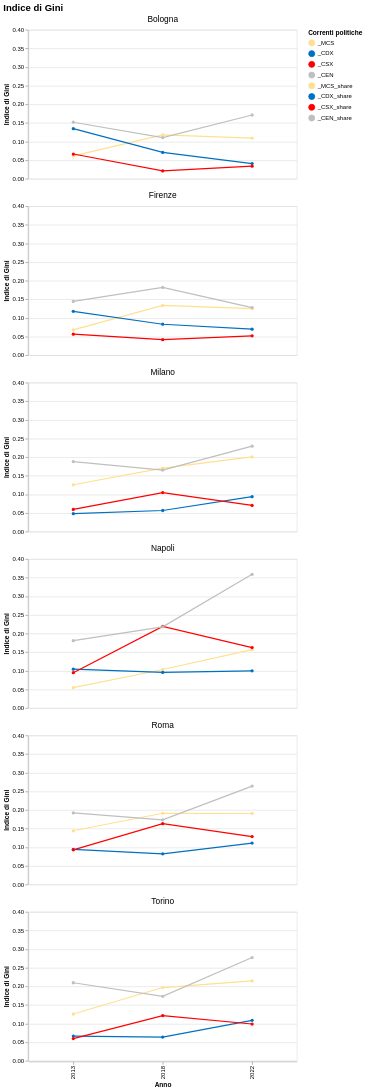

Here is the Vega-Lite specification saved for this chart:
### Vega-Lite specification from a JSON file in a GitHub repository (floating-point values rounded to 4 significant figures)
{"usermeta": {"embedOptions": {"theme": "fivethirtyeight"}}, "config": {"view": {"continuousWidth": 300, "continuousHeight": 300}}, "data": {"name": "data-15c0c5abaed957063ea17cd30a46f588"}, "facet": {"field": "CITY", "header": {"labelFontSize": 14}, "title": null, "type": "nominal"}, "spec": {"mark": {"type": "line", "point": true}, "encoding": {"color": {"field": "current", "scale": {"domain": ["_MCS", "_CDX", "_CSX", "_CEN", "_MCS_share", "_CDX_share", "_CSX_share", "_CEN_share"], "range": ["#fee090", "#0070C0", "#FF0000", "#BFBFBF", "#fee090", "#0070C0", "#FF0000", "#BFBFBF"]}, "title": "Correnti politiche", "type": "nominal"}, "tooltip": [{"field": "CITY", "title": "Città", "type": "nominal"}, {"field": "YEAR", "title": "Anno", "type": "ordinal"}, {"field": "current_share_gini", "format": ".3f", "title": "Indice di Gini", "type": "quantitative"}], "x": {"field": "YEAR", "title": "Anno", "type": "ordinal"}, "y": {"field": "current_share_gini", "title": "Indice di Gini", "type": "quantitative"}}, "height": 250, "width": 450}, "columns": 1, "title": {"text": "Indice di Gini", "fontSize": 16}, "$schema": "https://vega.github.io/schema/vega-lite/v5.20.1.json", "datasets": {"data-15c0c5abaed957063ea17cd30a46f588": [{"CITY": "Bologna", "YEAR": 2013, "current": "_MCS", "variable": "_MCS_share", "current_share_gini": 0.06139}, {"CITY": "Bologna", "YEAR": 2013, "current": "_CDX", "variable": "_CDX_share", "current_share_gini": 0.1346}, {"CITY": "Bologna", "YEAR": 2013, "current": "_CSX", "variable": "_CSX_share", "current_share_gini": 0.06653}, {"CITY": "Bologna", "YEAR": 2013, "current": "_CEN", "variable": "_CEN_share", "current_share_gini": 0.1519}, {"CITY": "Bologna", "YEAR": 2018, "current": "_MCS", "variable": "_MCS_share", "current_share_gini": 0.1177}, {"CITY": "Bologna", "YEAR": 2018, "current": "_CDX", "variable": "_CDX_share", "current_share_gini": 0.07075}, {"CITY": "Bologna", "YEAR": 2018, "current": "_CSX", "variable": "_CSX_share", "current_share_gini": 0.02112}, {"CITY": "Bologna", "YEAR": 2018, "current": "_CEN", "variable": "_CEN_share", "current_share_gini": 0.1106}, {"CITY": "Bologna", "YEAR": 2022, "current": "_MCS", "variable": "_MCS_share", "current_share_gini": 0.1093}, {"CITY": "Bologna", "YEAR": 2022, "current": "_CDX", "variable": "_CDX_share", "current_share_gini": 0.0408}, {"CITY": "Bologna", "YEAR": 2022, "current": "_CSX", "variable": "_CSX_share", "current_share_gini": 0.03379}, {"CITY": "Bologna", "YEAR": 2022, "current": "_CEN", "variable": "_CEN_share", "current_share_gini": 0.1713}, {"CITY": "Firenze", "YEAR": 2013, "current": "_MCS", "variable": "_MCS_share", "current_share_gini": 0.06785}, {"CITY": "Firenze", "YEAR": 2013, "current": "_CDX", "variable": "_CDX_share", "current_share_gini": 0.1178}, {"CITY": "Firenze", "YEAR": 2013, "current": "_CSX", "variable": "_CSX_share", "current_share_gini": 0.05649}, {"CITY": "Firenze", "YEAR": 2013, "current": "_CEN", "variable": "_CEN_share", "current_share_gini": 0.1444}, {"CITY": "Firenze", "YEAR": 2018, "current": "_MCS", "variable": "_MCS_share", "current_share_gini": 0.1337}, {"CITY": "Firenze", "YEAR": 2018, "current": "_CDX", "variable": "_CDX_share", "current_share_gini": 0.0832}, {"CITY": "Firenze", "YEAR": 2018, "current": "_CSX", "variable": "_CSX_share", "current_share_gini": 0.04162}, {"CITY": "Firenze", "YEAR": 2018, "current": "_CEN", "variable": "_CEN_share", "current_share_gini": 0.1819}, {"CITY": "Firenze", "YEAR": 2022, "current": "_MCS", "variable": "_MCS_share", "current_share_gini": 0.1248}, {"CITY": "Firenze", "YEAR": 2022, "current": "_CDX", "variable": "_CDX_share", "current_share_gini": 0.06993}, {"CITY": "Firenze", "YEAR": 2022, "current": "_CSX", "variable": "_CSX_share", "current_share_gini": 0.05194}, {"CITY": "Firenze", "YEAR": 2022, "current": "_CEN", "variable": "_CEN_share", "current_share_gini": 0.1279}, {"CITY": "Milano", "YEAR": 2013, "current": "_MCS", "variable": "_MCS_share", "current_share_gini": 0.1258}, {"CITY": "Milano", "YEAR": 2013, "current": "_CDX", "variable": "_CDX_share", "current_share_gini": 0.04816}, {"CITY": "Milano", "YEAR": 2013, "current": "_CSX", "variable": "_CSX_share", "current_share_gini": 0.05968}, {"CITY": "Milano", "YEAR": 2013, "current": "_CEN", "variable": "_CEN_share", "current_share_gini": 0.1881}, {"CITY": "Milano", "YEAR": 2018, "current": "_MCS", "variable": "_MCS_share", "current_share_gini": 0.1703}, {"CITY": "Milano", "YEAR": 2018, "current": "_CDX", "variable": "_CDX_share", "current_share_gini": 0.05674}, {"CITY": "Milano", "YEAR": 2018, "current": "_CSX", "variable": "_CSX_share", "current_share_gini": 0.1048}, {"CITY": "Milano", "YEAR": 2018, "current": "_CEN", "variable": "_CEN_share", "current_share_gini": 0.1652}, {"CITY": "Milano", "YEAR": 2022, "current": "_MCS", "variable": "_MCS_share", "current_share_gini": 0.2006}, {"CITY": "Milano", "YEAR": 2022, "current": "_CDX", "variable": "_CDX_share", "current_share_gini": 0.09396}, {"CITY": "Milano", "YEAR": 2022, "current": "_CSX", "variable": "_CSX_share", "current_share_gini": 0.07047}, {"CITY": "Milano", "YEAR": 2022, "current": "_CEN", "variable": "_CEN_share", "current_share_gini": 0.2294}, {"CITY": "Napoli", "YEAR": 2013, "current": "_MCS", "variable": "_MCS_share", "current_share_gini": 0.05475}, {"CITY": "Napoli", "YEAR": 2013, "current": "_CDX", "variable": "_CDX_share", "current_share_gini": 0.1043}, {"CITY": "Napoli", "YEAR": 2013, "current": "_CSX", "variable": "_CSX_share", "current_share_gini": 0.09481}, {"CITY": "Napoli", "YEAR": 2013, "current": "_CEN", "variable": "_CEN_share", "current_share_gini": 0.1809}, {"CITY": "Napoli", "YEAR": 2018, "current": "_MCS", "variable": "_MCS_share", "current_share_gini": 0.1034}, {"CITY": "Napoli", "YEAR": 2018, "current": "_CDX", "variable": "_CDX_share", "current_share_gini": 0.09576}, {"CITY": "Napoli", "YEAR": 2018, "current": "_CSX", "variable": "_CSX_share", "current_share_gini": 0.219}, {"CITY": "Napoli", "YEAR": 2018, "current": "_CEN", "variable": "_CEN_share", "current_share_gini": 0.218}, {"CITY": "Napoli", "YEAR": 2022, "current": "_MCS", "variable": "_MCS_share", "current_share_gini": 0.1568}, {"CITY": "Napoli", "YEAR": 2022, "current": "_CDX", "variable": "_CDX_share", "current_share_gini": 0.09984}, {"CITY": "Napoli", "YEAR": 2022, "current": "_CSX", "variable": "_CSX_share", "current_share_gini": 0.1623}, {"CITY": "Napoli", "YEAR": 2022, "current": "_CEN", "variable": "_CEN_share", "current_share_gini": 0.3591}, {"CITY": "Roma", "YEAR": 2013, "current": "_MCS", "variable": "_MCS_share", "current_share_gini": 0.1441}, {"CITY": "Roma", "YEAR": 2013, "current": "_CDX", "variable": "_CDX_share", "current_share_gini": 0.09415}, {"CITY": "Roma", "YEAR": 2013, "current": "_CSX", "variable": "_CSX_share", "current_share_gini": 0.09298}, {"CITY": "Roma", "YEAR": 2013, "current": "_CEN", "variable": "_CEN_share", "current_share_gini": 0.192}, {"CITY": "Roma", "YEAR": 2018, "current": "_MCS", "variable": "_MCS_share", "current_share_gini": 0.1911}, {"CITY": "Roma", "YEAR": 2018, "current": "_CDX", "variable": "_CDX_share", "current_share_gini": 0.08212}, {"CITY": "Roma", "YEAR": 2018, "current": "_CSX", "variable": "_CSX_share", "current_share_gini": 0.1632}, {"CITY": "Roma", "YEAR": 2018, "current": "_CEN", "variable": "_CEN_share", "current_share_gini": 0.1735}, {"CITY": "Roma", "YEAR": 2022, "current": "_MCS", "variable": "_MCS_share", "current_share_gini": 0.1906}, {"CITY": "Roma", "YEAR": 2022, "current": "_CDX", "variable": "_CDX_share", "current_share_gini": 0.1112}, {"CITY": "Roma", "YEAR": 2022, "current": "_CSX", "variable": "_CSX_share", "current_share_gini": 0.1285}, {"CITY": "Roma", "YEAR": 2022, "current": "_CEN", "variable": "_CEN_share", "current_share_gini": 0.2641}, {"CITY": "Torino", "YEAR": 2013, "current": "_MCS", "variable": "_MCS_share", "current_share_gini": 0.1259}, {"CITY": "Torino", "YEAR": 2013, "current": "_CDX", "variable": "_CDX_share", "current_share_gini": 0.06648}, {"CITY": "Torino", "YEAR": 2013, "current": "_CSX", "variable": "_CSX_share", "current_share_gini": 0.05992}, {"CITY": "Torino", "YEAR": 2013, "current": "_CEN", "variable": "_CEN_share", "current_share_gini": 0.2097}, {"CITY": "Torino", "YEAR": 2018, "current": "_MCS", "variable": "_MCS_share", "current_share_gini": 0.1969}, {"CITY": "Torino", "YEAR": 2018, "current": "_CDX", "variable": "_CDX_share", "current_share_gini": 0.06385}, {"CITY": "Torino", "YEAR": 2018, "current": "_CSX", "variable": "_CSX_share", "current_share_gini": 0.1217}, {"CITY": "Torino", "YEAR": 2018, "current": "_CEN", "variable": "_CEN_share", "current_share_gini": 0.1733}, {"CITY": "Torino", "YEAR": 2022, "current": "_MCS", "variable": "_MCS_share", "current_share_gini": 0.2145}, {"CITY": "Torino", "YEAR": 2022, "current": "_CDX", "variable": "_CDX_share", "current_share_gini": 0.1087}, {"CITY": "Torino", "YEAR": 2022, "current": "_CSX", "variable": "_CSX_share", "current_share_gini": 0.09893}, {"CITY": "Torino", "YEAR": 2022, "current": "_CEN", "variable": "_CEN_share", "current_share_gini": 0.2774}]}}
